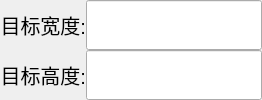
                         <widget class="QWidget" name="widget_52" native="true">
                          <property name="styleSheet">
                           <string notr="true">QWidget#widget_52{
	background-color:rgba(211, 215, 207, 96);
	border-radius: 20px;
	font-size:20px;
}
</string>
                          </property>
                          <layout class="QVBoxLayout" name="verticalLayout_74">
                           <property name="spacing">
                            <number>0</number>
                           </property>
                           <property name="leftMargin">
                            <number>0</number>
                           </property>
                           <property name="topMargin">
                            <number>0</number>
                           </property>
                           <property name="rightMargin">
                            <number>0</number>
                           </property>
                           <property name="bottomMargin">
                            <number>0</number>
                           </property>
                           <item>
                            <layout class="QHBoxLayout" name="horizontalLayout_76">
                             <item>
                              <widget class="QLabel" name="label_122">
                               <property name="font">
                                <font>
                                 <pointsize>15</pointsize>
                                </font>
                               </property>
                               <property name="text">
                                <string>目标宽度:</string>
                               </property>
                               <property name="alignment">
                                <set>Qt::AlignRight|Qt::AlignTrailing|Qt::AlignVCenter</set>
                               </property>
                              </widget>
                             </item>
                             <item>
                              <widget class="QLineEdit" name="lineEdit_5">
                               <property name="sizePolicy">
                                <sizepolicy hsizetype="Expanding" vsizetype="Preferred">
                                 <horstretch>0</horstretch>
                                 <verstretch>0</verstretch>
                                </sizepolicy>
                               </property>
                               <property name="font">
                                <font>
                                 <pointsize>15</pointsize>
                                </font>
                               </property>
                              </widget>
                             </item>
                            </layout>
                           </item>
                           <item>
                            <layout class="QHBoxLayout" name="horizontalLayout_77">
                             <item>
                              <widget class="QLabel" name="label_123">
                               <property name="font">
                                <font>
                                 <pointsize>15</pointsize>
                                </font>
                               </property>
                               <property name="text">
                                <string>目标高度:</string>
                               </property>
                               <property name="alignment">
                                <set>Qt::AlignRight|Qt::AlignTrailing|Qt::AlignVCenter</set>
                               </property>
                              </widget>
                             </item>
                             <item>
                              <widget class="QLineEdit" name="lineEdit_4">
                               <property name="sizePolicy">
                                <sizepolicy hsizetype="Expanding" vsizetype="Preferred">
                                 <horstretch>0</horstretch>
                                 <verstretch>0</verstretch>
                                </sizepolicy>
                               </property>
                               <property name="font">
                                <font>
                                 <pointsize>15</pointsize>
                                </font>
                               </property>
                              </widget>
                             </item>
                            </layout>
                           </item>
                          </layout>
                         </widget>
